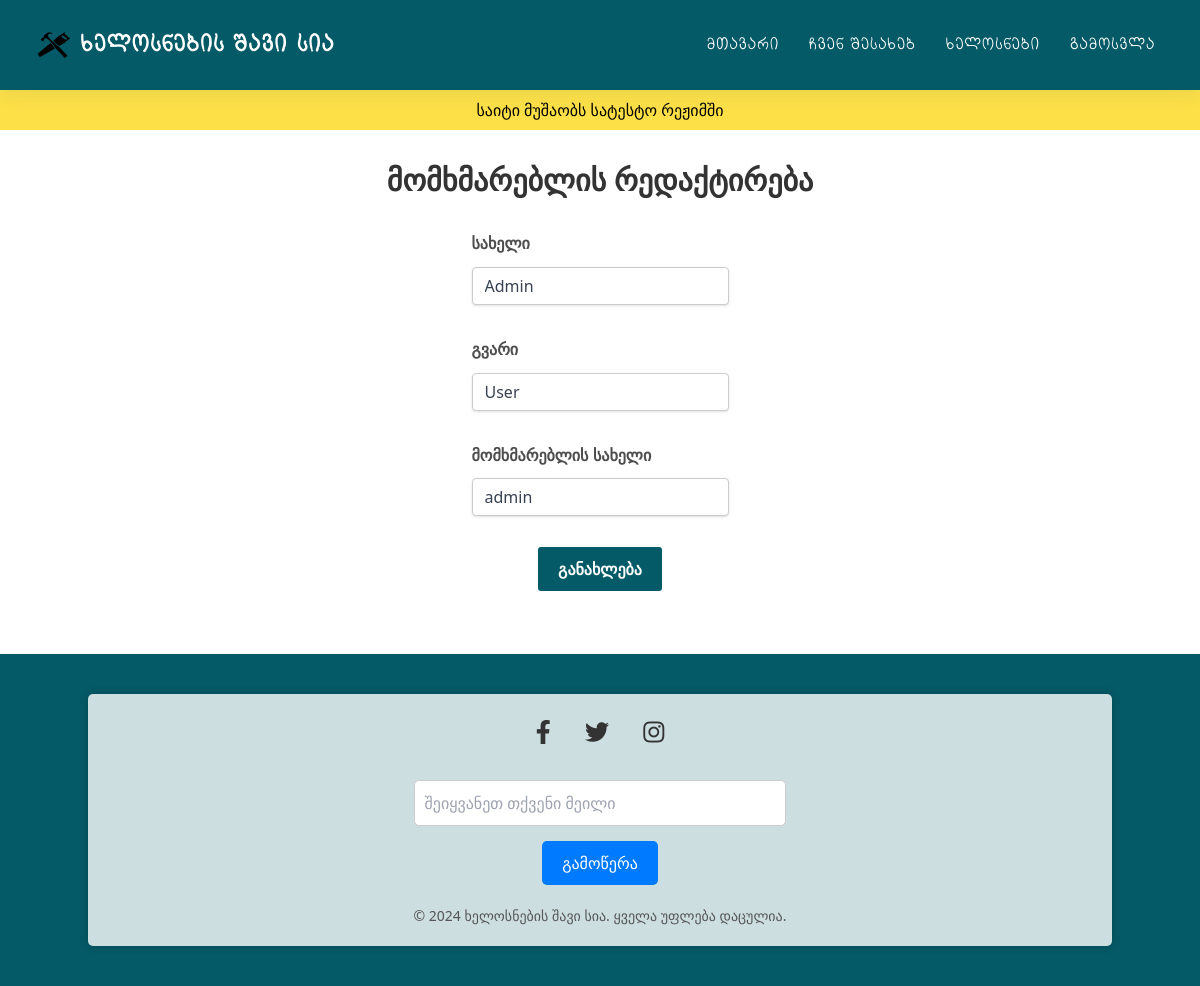
Screenshot of /admin/edit_user/1 (signed in) with the database file from the repository.
### main.py (models this page shows, shortened)
class Users(db.Model):
    __tablename__ = "users"
    id = db.Column(db.Integer, primary_key=True)
    name = db.Column(db.String(10), unique=False, nullable=False)
    surname = db.Column(db.String(30), unique=False, nullable=False)
    username = db.Column(db.String(30), unique=True, nullable=False)
    password = db.Column(db.String(128), nullable=False)
    is_admin = db.Column(db.Boolean, default=False, nullable=False)
    posts = db.relationship("Posts", backref="author", lazy=True)

### main.py (the view, shortened to what this page needs)
@app.route("/admin/edit_user/<int:user_id>", methods=["GET", "POST"])
@admin_required
def edit_user(user_id):
    user = Users.query.get_or_404(user_id)
    form = EditUserForm(obj=user)
    return render_template(
        "edit_user.html", form=form, navigation_items=navigation_items
    )

### main.py
class EditUserForm(FlaskForm):
    name = StringField("სახელი", validators=[DataRequired()])
    surname = StringField("გვარი", validators=[DataRequired()])
    username = StringField("მომხმარებლის სახელი", validators=[DataRequired()])
    submit = SubmitField("განახლება")

### main.py (called while the page is built)
def admin_required(f):
    @wraps(f)
    def decorated_function(*args, **kwargs):
        if "username" not in session:
            flash("გთხოვთ ჯერ სისტემაში შეხვიდეთ.", "warning")
            return redirect(url_for("login"))
        user = Users.query.filter_by(username=session["username"]).first()
        if user is None:
            flash("მომხმარებელი არ მოიძებნა", "danger")
            return redirect(url_for("home"))
        if not user.is_admin:
            flash("დაშვებული არ არის", "danger")
            return redirect(url_for("home"))
        return f(*args, **kwargs)
    return decorated_function

### templates/edit_user.html (shortened to what this page needs)
{% extends "base.html" %}
{% block content %}
<div class="container mx-auto my-8">
    <h2 class="text-3xl font-bold text-center mb-8">მომხმარებლის რედაქტირება</h2>
    <form method="POST">
        <div class="mb-4">
            {{ form.name.label(class="block text-gray-700 text-sm font-bold mb-2") }}
            {{ form.name(class="shadow appearance-none border rounded w-full py-2 px-3 text-gray-700 leading-tight
            focus:outline-none focus:shadow-outline") }}
        </div>
        <div class="mb-4">
            {{ form.surname.label(class="block text-gray-700 text-sm font-bold mb-2") }}
            {{ form.surname(class="shadow appearance-none border rounded w-full py-2 px-3 text-gray-700 leading-tight
            focus:outline-none focus:shadow-outline") }}
        </div>
        <div class="mb-4">
            {{ form.username.label(class="block text-gray-700 text-sm font-bold mb-2") }}
            {{ form.username(class="shadow appearance-none border rounded w-full py-2 px-3 text-gray-700 leading-tight
            focus:outline-none focus:shadow-outline") }}
        </div>
        <div class="mb-4">
            {{ form.submit(class="hover:bg-green-700 text-white font-bold py-2 w-100 px-4 rounded
            focus:outline-none focus:shadow-outline") }}
        </div>
    </form>
</div>
{% endblock %}

### static/style/main.css (style rules this page uses)
:root { --shss: #055a67; }
* { padding: 0; margin: 0; box-sizing: border-box; font-family: sans-serif; text-decoration: none; list-style: none; }
* { font-family: Nunito, sans-serif; }
* { box-sizing: border-box; }
*, *::before, *::after { box-sizing: border-box; }
h2 { margin-bottom: 20px; font-size: 35px; font-weight: bolder; color: #333; }
form { display: flex; flex-direction: column; align-items: center; }
label { margin-bottom: 5px; font-weight: bold; color: #555; }
input { padding: 10px; margin-bottom: 15px; border: 1px solid #ccc; border-radius: 3px; width: 30%; }
input[type="submit"] { background-color: var(--shss); color: #fff; cursor: pointer; border: none; border-radius: 3px; padding: 10px 0; width: 30%; }
.w-100 { width: 100% !important; padding: 10px 20px !important; }
.mb-2 { font-family: Poppins, sans-serif; color: #4d4d4d; font-size: 16px; line-height: 28.8px; }

### rows the page displays
Users: name "Admin", surname "User", username "admin"

### other values shown
{{ item.label }} "მთავარი" "ჩვენ შესახებ" "ხელოსნები"
